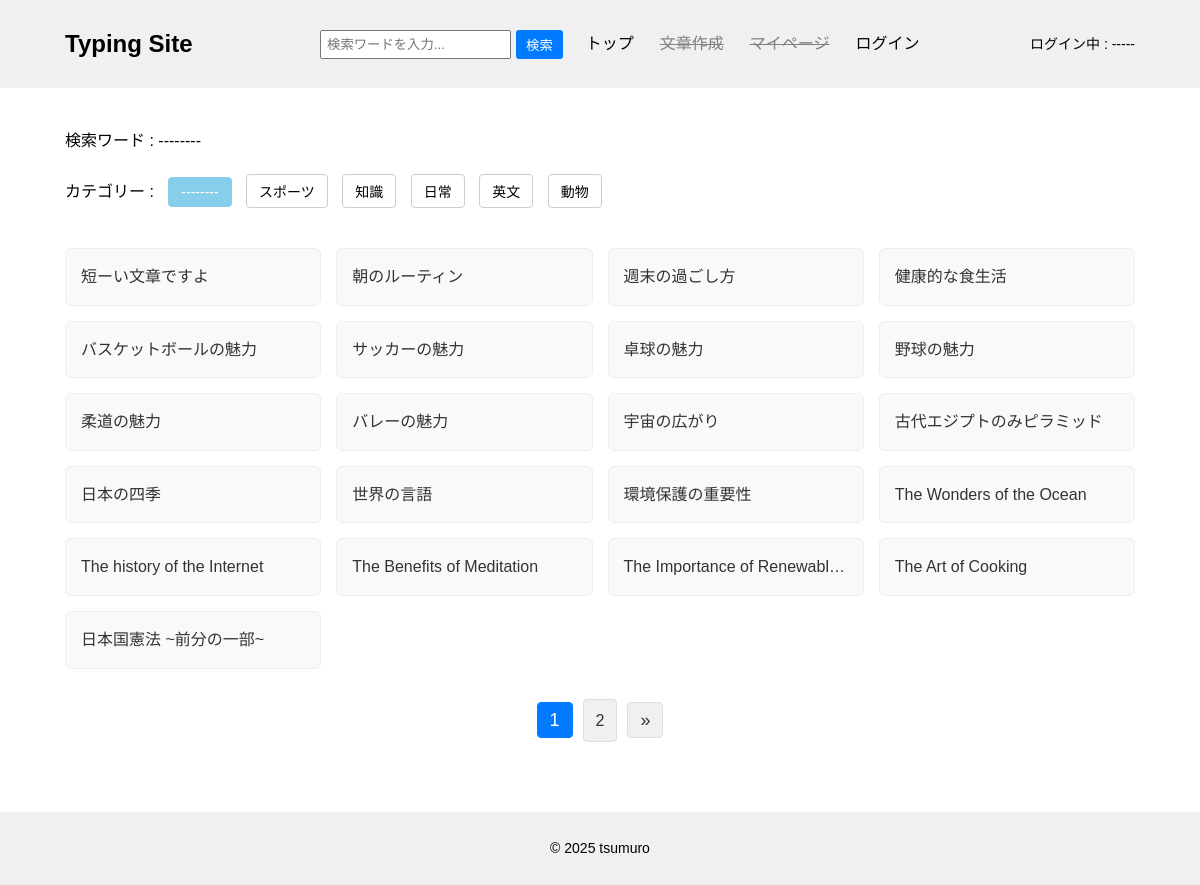
The app's page /content/typing_list/ with its own data.
### contentapp/models.py (models this page shows, shortened)
class Category(models.Model):
    name = models.CharField(max_length=30, unique=True)

class Content(models.Model):
    user = models.ForeignKey(
        settings.AUTH_USER_MODEL,
        on_delete=models.SET_NULL,
        null=True,
        blank=True
    )
    title = models.CharField(max_length=50, unique=True)
    sentence = models.TextField()
    category = models.ForeignKey(
        Category,
        on_delete=models.SET_NULL,
        null=True,
        blank=True,
    )
    is_public = models.BooleanField(default=True)
    play_count = models.IntegerField(default=0)
    created_at = models.DateTimeField(auto_now_add=True)

### contentapp/views.py (the view)
# urls.py: path('typing_list/', views.TypingListView.as_view(), name="typing_list"),
class TypingListView(generic.ListView):
    template_name = "typing_list.html"
    context_object_name = "typing_list"
    paginate_by = 21
    def get_queryset(self):
        queryset = Content.objects.filter(is_public=True)
        search = self.request.GET.get('search')
        if search:
            queryset = queryset.filter(title__icontains=search)
        category = self.request.GET.get('category')
        if category:
            queryset = queryset.filter(category=category)
        return queryset
    def get_context_data(self, **kwargs):
        context = super().get_context_data(**kwargs)
        context['categories'] = Category.objects.all()
        return context

### contentapp/templates/typing_list.html (shortened to what this page needs)
{% extends "base.html" %}
{% block contents %}
<div id="search_info">
    {% if request.GET.search %}
        <form method="get">
            <p>検索ワード : {{ request.GET.search }}
                <input type="hidden" name="category" value="{{ request.GET.category }}">
                <button name="search" value="">クリア</button>
            </p>
        </form>
    {% else %}
        <p>検索ワード : --------</p>
    {% endif %}
</div>
<form method="get" id="category_form">
    <label for="category">カテゴリー : </label>
    {% if request.GET.category %}
        <button type="submit" name="category" value="" selected>--------</button>
    {% else %}
        <button type="submit" name="category" value="" style="background-color: skyblue" selected>--------</button>
    {% endif %}
    {% for category in categories %}
        {% if request.GET.category|add:"0" == category.pk %}
            <button type="submit" name="category" value="{{ category.pk }}" style="background-color: skyblue;">{{ category.name }}</button>
        {% else %}
            <button type="submit" name="category" value="{{ category.pk }}">{{ category.name }}</button>
        {% endif %}
    {% endfor %}
</form>
<ul class="list">
    {% for typing in typing_list %}
        <li><a href="{% url 'typingapp:typing' typing.pk %}">{{ typing.title }}</a></li>
    {% endfor %}
</ul>
{% include "pagination.html" %}
{% endblock %}

### typingproject/static/css/style.css (style rules this page uses)
* { margin: 0; padding: 0; box-sizing: border-box; }
body { font-family: Arial, sans-serif; line-height: 1.6; }
#search_info { margin-bottom: 20px; }
#category_form { margin-bottom: 30px; }
#category_form label { font-size: 16px; margin-right: 10px; }
#category_form button { padding: 6px 12px; margin-right: 10px; margin-bottom: 10px; background-color: #fff; border: 1px solid #ccc; border-radius: 4px; cursor: pointer; font-size: 14px; transition: background-color 0.2s; }
#category_form button[style*="background-color: skyblue"] { background-color: #87CEEB; color: #fff; border-color: #87CEEB; }
.list { list-style: none; padding: 0; display: grid; grid-template-columns: repeat(auto-fill, minmax(250px, 1fr)); gap: 15px; }
.list li { background-color: #f9f9f9; border: 1px solid #eee; border-radius: 6px; transition: transform 0.2s, box-shadow 0.2s; }
.list li a { display: block; padding: 15px; color: #333; text-decoration: none; font-size: 16px; white-space: nowrap; overflow: hidden; text-overflow: ellipsis; }

### records on screen
Category: {{ category.pk }} 2 (drawn), name "スポーツ"
Category: {{ category.pk }} 3 (drawn), name "知識"
Category: {{ category.pk }} 4 (drawn), name "日常"
Category: {{ category.pk }} 6 (drawn), name "英文"
Category: {{ category.pk }} 7 (drawn), name "動物"
Content: title "短ーい文章ですよ"
Content: title "朝のルーティン"
Content: title "週末の過ごし方"
Content: title "健康的な食生活"
Content: title "バスケットボールの魅力"
Content: title "サッカーの魅力"
Content: title "卓球の魅力"
Content: title "野球の魅力"
Content: title "柔道の魅力"
Content: title "バレーの魅力"
Content: title "宇宙の広がり"
Content: title "古代エジプトのみピラミッド"
Content: title "日本の四季"
Content: title "世界の言語"
Content: title "環境保護の重要性"
Content: title "The Wonders of the Ocean"
Content: title "The history of the Internet"
Content: title "The Benefits of Meditation"
Content: title "The Importance of Renewabl…"
Content: title "The Art of Cooking"
Content: title "日本国憲法 ~前分の一部~"

### other values on screen
{{ num }} "1"
{{ num }} "2"
